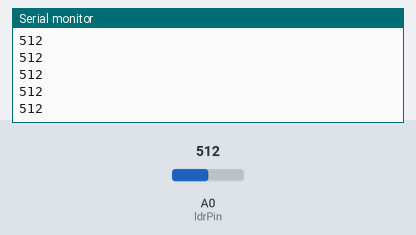
Bench run of a sketch on a simulated Arduino Uno, built with avr-gcc and run on an emulated ATmega328P. Parts: the last lines printed to the serial monitor. The test bench sets the inputs (shaded band); at power-on: A0 (ldrPin) = 512.

Above: at 1.2 s.
1.3 s: A0 (ldrPin) set to 716
At 1.48 s:
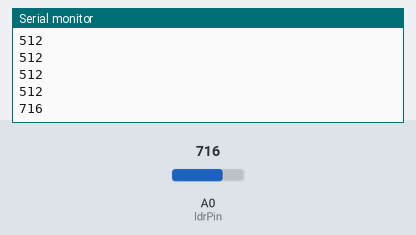
2.8 s: A0 (ldrPin) set to 900
At 2.84 s:
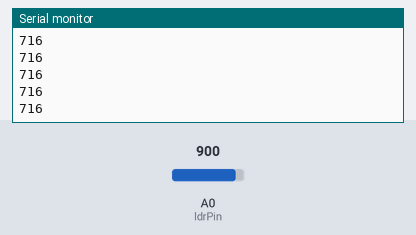
Timing chart, 0 to 5.8 s (numbered marks = the images above; inputs shaded):
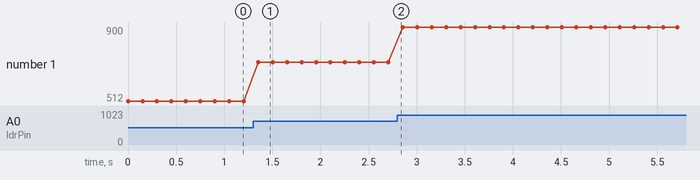

Measured:
- after the input at 1.3 s, the serial monitor: prints a new line after 0.05 s (image 1)
- plotted number 1: 512 → 716 after the input at 1.3 s, 716 → 900 after the input at 2.8 s

The sketch:

Sensor_LDR.ino
```cpp
int ldrPin = A0;  // Pin analógico donde está conectado el divisor con el LDR
int valorLDR = 0;

void setup() {
  Serial.begin(9600);  // Inicializa la comunicación serie
}

void loop() {
  valorLDR = analogRead(ldrPin);  // Lee el valor del LDR (0 - 1023 en Arduino Uno)

  Serial.println(valorLDR);  // Envía el valor al puerto serie

  delay(150);  // Pequeño retardo para no saturar el puerto
}
```
